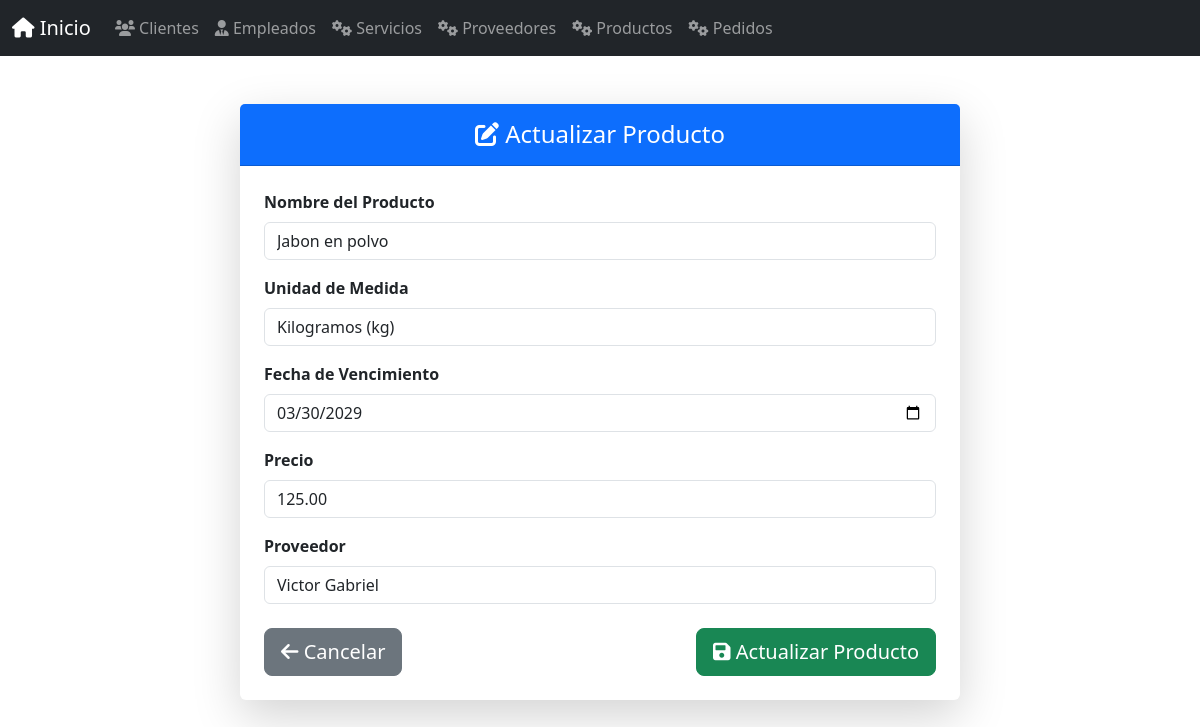
/productos/actualizar/1/, run on the app's committed database.
### app_lavanderia/models.py (models this page shows, shortened)
class Producto(models.Model):
    id_prd = models.AutoField(primary_key=True)
    nombre = models.CharField(max_length=100)
    unidad_medida = models.CharField(max_length=50)
    fecha_vencimiento = models.DateField(blank=True, null=True)
    precio = models.DecimalField(max_digits=10, decimal_places=2)
    fecha_llegada = models.DateField(auto_now_add=True)
    proveedor = models.ForeignKey(Proveedor, on_delete=models.SET_NULL, null=True, blank=True,
                                  related_name='productos_suministrados')
    class Meta:
        verbose_name = "Producto"
        verbose_name_plural = "Productos"

class Proveedor(models.Model):
    id_prove = models.AutoField(primary_key=True)
    nombre = models.CharField(max_length=100)
    telefono = models.CharField(max_length=20, blank=True, null=True)
    domicilio = models.CharField(max_length=200, blank=True, null=True)
    producto_principal = models.ForeignKey('Producto', on_delete=models.SET_NULL, null=True, blank=True, related_name='proveedores_principales')
    class Meta:
        verbose_name = "Proveedor"
        verbose_name_plural = "Proveedores"

### app_lavanderia/views.py (the view, shortened to what this page needs)
# urls.py: path('productos/actualizar/<int:id_prd>/', views.actualizar_producto, name='actualizar_producto'),
def actualizar_producto(request, id_prd):
    producto = get_object_or_404(Producto, id_prd=id_prd)
    proveedores = Proveedor.objects.all() # Necesitamos los proveedores para el select
    return render(request, 'producto/actualizar_producto.html', {'producto': producto, 'proveedores': proveedores})

### app_lavanderia/templates/producto/actualizar_producto.html (shortened to what this page needs)
{% extends 'base.html' %}
{% block content %}
<div class="container mt-5">
    <div class="row justify-content-center">
        <div class="col-md-8">
            <div class="card shadow-lg border-0 rounded-lg">
                <div class="card-header bg-primary text-white text-center py-3">
                    <h4 class="mb-0"><i class="fas fa-edit"></i> Actualizar Producto</h4>
                </div>
                <div class="card-body p-4">
                    <form method="post" action="{% url 'actualizar_producto' producto.id_prd %}">
                        <div class="form-group mb-3">
                            <label for="nombre" class="form-label fw-bold">Nombre del Producto</label>
                            <input type="text" class="form-control" id="nombre" name="nombre" value="{{ producto.nombre }}" required>
                        </div>
                        <div class="form-group mb-3">
                            <label for="unidad_medida" class="form-label fw-bold">Unidad de Medida</label>
                            <select class="form-control" id="unidad_medida" name="unidad_medida" required>
                                <option value="kg" {% if producto.unidad_medida == 'kg' %}selected{% endif %}>Kilogramos (kg)</option>
                            </select>
                        </div>
                        <div class="form-group mb-3">
                            <label for="fecha_vencimiento" class="form-label fw-bold">Fecha de Vencimiento</label>
                            <input type="date" class="form-control" id="fecha_vencimiento" name="fecha_vencimiento" value="{{ producto.fecha_vencimiento|date:'Y-m-d' }}">
                        </div>
                        <div class="form-group mb-3">
                            <label for="precio" class="form-label fw-bold">Precio</label>
                            <input type="number" step="0.01" class="form-control" id="precio" name="precio" value="{{ producto.precio }}" required>
                        </div>
                        <div class="form-group mb-3">
                            <label for="proveedor" class="form-label fw-bold">Proveedor</label>
                            <select class="form-control" id="proveedor" name="proveedor">
                                {% for prov in proveedores %}
                                    <option value="{{ prov.id_prove }}" {% if producto.proveedor and producto.proveedor.id_prove == prov.id_prove %}selected{% endif %}>{{ prov.nombre }}</option>
                                {% endfor %}
                            </select>
                        </div>
                        <div class="d-flex justify-content-between mt-4">
                            <a href="{% url 'ver_productos' %}" class="btn btn-secondary btn-lg"><i class="fas fa-arrow-left"></i> Cancelar</a>
                            <button type="submit" class="btn btn-success btn-lg"><i class="fas fa-save"></i> Actualizar Producto</button>
                        </div>
                    </form>
                </div>
            </div>
        </div>
    </div>
</div>
{% endblock %}

### data on the page
Producto: nombre "Jabon en polvo", unidad_medida "Kilogramos (kg)", fecha_vencimiento "03/30/2029", precio "125.00", proveedor "Victor Gabriel"
